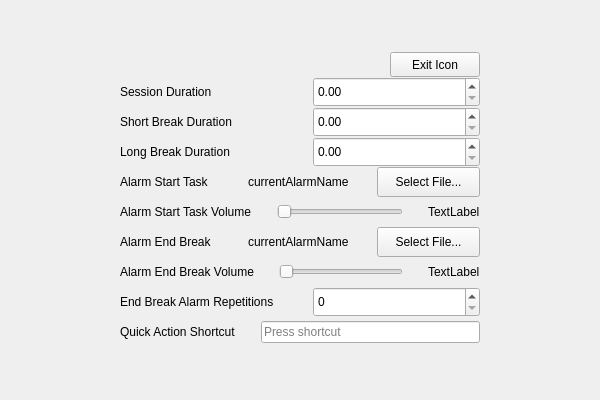
<?xml version="1.0" encoding="UTF-8"?>
<ui version="4.0">
 <class>pomopeaksettings</class>
 <widget class="QWidget" name="pomopeaksettings">
  <property name="enabled">
   <bool>true</bool>
  </property>
  <property name="geometry">
   <rect>
    <x>0</x>
    <y>0</y>
    <width>600</width>
    <height>400</height>
   </rect>
  </property>
  <property name="windowTitle">
   <string>Form</string>
  </property>
  <property name="windowOpacity">
   <double>1.000000000000000</double>
  </property>
  <layout class="QVBoxLayout" name="verticalLayout">
   <property name="spacing">
    <number>0</number>
   </property>
   <property name="leftMargin">
    <number>0</number>
   </property>
   <property name="topMargin">
    <number>0</number>
   </property>
   <property name="rightMargin">
    <number>0</number>
   </property>
   <property name="bottomMargin">
    <number>0</number>
   </property>
   <item>
    <layout class="QHBoxLayout" name="horizontalLayout" stretch="1,3,1">
     <property name="spacing">
      <number>0</number>
     </property>
     <property name="leftMargin">
      <number>0</number>
     </property>
     <property name="topMargin">
      <number>0</number>
     </property>
     <property name="rightMargin">
      <number>0</number>
     </property>
     <property name="bottomMargin">
      <number>0</number>
     </property>
     <item>
      <spacer name="horizontalSpacer">
       <property name="orientation">
        <enum>Qt::Horizontal</enum>
       </property>
       <property name="sizeHint" stdset="0">
        <size>
         <width>40</width>
         <height>20</height>
        </size>
       </property>
      </spacer>
     </item>
     <item>
      <layout class="QVBoxLayout" name="verticalLayout_3">
       <property name="spacing">
        <number>0</number>
       </property>
       <property name="leftMargin">
        <number>0</number>
       </property>
       <property name="topMargin">
        <number>0</number>
       </property>
       <property name="rightMargin">
        <number>0</number>
       </property>
       <property name="bottomMargin">
        <number>0</number>
       </property>
       <item>
        <layout class="QHBoxLayout" name="horizontalLayout_2" stretch="3,1">
         <property name="spacing">
          <number>0</number>
         </property>
         <property name="leftMargin">
          <number>0</number>
         </property>
         <property name="topMargin">
          <number>0</number>
         </property>
         <property name="rightMargin">
          <number>0</number>
         </property>
         <property name="bottomMargin">
          <number>0</number>
         </property>
         <item>
          <spacer name="horizontalSpacer_4">
           <property name="orientation">
            <enum>Qt::Horizontal</enum>
           </property>
           <property name="sizeHint" stdset="0">
            <size>
             <width>40</width>
             <height>20</height>
            </size>
           </property>
          </spacer>
         </item>
         <item>
          <widget class="QPushButton" name="pushButton">
           <property name="sizePolicy">
            <sizepolicy hsizetype="Minimum" vsizetype="Minimum">
             <horstretch>0</horstretch>
             <verstretch>0</verstretch>
            </sizepolicy>
           </property>
           <property name="minimumSize">
            <size>
             <width>0</width>
             <height>0</height>
            </size>
           </property>
           <property name="maximumSize">
            <size>
             <width>200</width>
             <height>25</height>
            </size>
           </property>
           <property name="layoutDirection">
            <enum>Qt::RightToLeft</enum>
           </property>
           <property name="text">
            <string>Exit Icon</string>
           </property>
          </widget>
         </item>
        </layout>
       </item>
       <item>
        <layout class="QVBoxLayout" name="verticalLayout_2" stretch="1,1,1,1,1,1,1,1,1">
         <property name="spacing">
          <number>0</number>
         </property>
         <property name="sizeConstraint">
          <enum>QLayout::SetDefaultConstraint</enum>
         </property>
         <property name="leftMargin">
          <number>0</number>
         </property>
         <property name="topMargin">
          <number>0</number>
         </property>
         <property name="rightMargin">
          <number>0</number>
         </property>
         <property name="bottomMargin">
          <number>0</number>
         </property>
         <item>
          <layout class="QHBoxLayout" name="sessionLayout">
           <property name="spacing">
            <number>25</number>
           </property>
           <property name="leftMargin">
            <number>0</number>
           </property>
           <property name="topMargin">
            <number>0</number>
           </property>
           <property name="rightMargin">
            <number>0</number>
           </property>
           <property name="bottomMargin">
            <number>0</number>
           </property>
           <item>
            <widget class="QLabel" name="sessionLabel">
             <property name="maximumSize">
              <size>
               <width>200</width>
               <height>30</height>
              </size>
             </property>
             <property name="text">
              <string>Session Duration</string>
             </property>
            </widget>
           </item>
           <item>
            <widget class="QDoubleSpinBox" name="sessionDoubleSpinBox">
             <property name="maximumSize">
              <size>
               <width>16777215</width>
               <height>30</height>
              </size>
             </property>
             <property name="maximum">
              <double>1000.000000000000000</double>
             </property>
            </widget>
           </item>
          </layout>
         </item>
         <item>
          <layout class="QHBoxLayout" name="shortBreakLayout">
           <property name="spacing">
            <number>25</number>
           </property>
           <property name="leftMargin">
            <number>0</number>
           </property>
           <property name="topMargin">
            <number>0</number>
           </property>
           <property name="rightMargin">
            <number>0</number>
           </property>
           <property name="bottomMargin">
            <number>0</number>
           </property>
           <item>
            <widget class="QLabel" name="shortBreakLabel">
             <property name="maximumSize">
              <size>
               <width>200</width>
               <height>30</height>
              </size>
             </property>
             <property name="text">
              <string>Short Break Duration</string>
             </property>
            </widget>
           </item>
           <item>
            <widget class="QDoubleSpinBox" name="shortBreakDoubleSpinBox">
             <property name="maximumSize">
              <size>
               <width>16777215</width>
               <height>30</height>
              </size>
             </property>
             <property name="maximum">
              <double>1000.000000000000000</double>
             </property>
            </widget>
           </item>
          </layout>
         </item>
         <item>
          <layout class="QHBoxLayout" name="longBreakLayout">
           <property name="spacing">
            <number>25</number>
           </property>
           <property name="leftMargin">
            <number>0</number>
           </property>
           <property name="topMargin">
            <number>0</number>
           </property>
           <property name="rightMargin">
            <number>0</number>
           </property>
           <property name="bottomMargin">
            <number>0</number>
           </property>
           <item>
            <widget class="QLabel" name="longBreakLabel">
             <property name="maximumSize">
              <size>
               <width>200</width>
               <height>30</height>
              </size>
             </property>
             <property name="text">
              <string>Long Break Duration</string>
             </property>
            </widget>
           </item>
           <item>
            <widget class="QDoubleSpinBox" name="longBreakDoubleSpinBox">
             <property name="maximumSize">
              <size>
               <width>16777215</width>
               <height>30</height>
              </size>
             </property>
             <property name="maximum">
              <double>1000.000000000000000</double>
             </property>
            </widget>
           </item>
          </layout>
         </item>
         <item>
          <layout class="QHBoxLayout" name="alarmStartLayout">
           <property name="spacing">
            <number>25</number>
           </property>
           <property name="leftMargin">
            <number>0</number>
           </property>
           <property name="topMargin">
            <number>0</number>
           </property>
           <property name="rightMargin">
            <number>0</number>
           </property>
           <property name="bottomMargin">
            <number>0</number>
           </property>
           <item>
            <widget class="QLabel" name="alarmStartLabel">
             <property name="maximumSize">
              <size>
               <width>200</width>
               <height>30</height>
              </size>
             </property>
             <property name="text">
              <string>Alarm Start Task</string>
             </property>
            </widget>
           </item>
           <item>
            <widget class="QLabel" name="alarmStartCurrentLabel">
             <property name="maximumSize">
              <size>
               <width>150</width>
               <height>30</height>
              </size>
             </property>
             <property name="text">
              <string>currentAlarmName</string>
             </property>
            </widget>
           </item>
           <item>
            <widget class="QPushButton" name="alarmStartSelectBtn">
             <property name="maximumSize">
              <size>
               <width>16777215</width>
               <height>30</height>
              </size>
             </property>
             <property name="text">
              <string>Select File...</string>
             </property>
            </widget>
           </item>
          </layout>
         </item>
         <item>
          <layout class="QHBoxLayout" name="alarmStartVolumeLayout">
           <property name="spacing">
            <number>25</number>
           </property>
           <property name="leftMargin">
            <number>0</number>
           </property>
           <property name="topMargin">
            <number>0</number>
           </property>
           <property name="rightMargin">
            <number>0</number>
           </property>
           <property name="bottomMargin">
            <number>0</number>
           </property>
           <item>
            <widget class="QLabel" name="alarmStartVolumeLabel">
             <property name="maximumSize">
              <size>
               <width>16777215</width>
               <height>30</height>
              </size>
             </property>
             <property name="text">
              <string>Alarm Start Task Volume</string>
             </property>
            </widget>
           </item>
           <item>
            <widget class="QSlider" name="alarmStartSlider">
             <property name="maximumSize">
              <size>
               <width>16777215</width>
               <height>30</height>
              </size>
             </property>
             <property name="maximum">
              <number>100</number>
             </property>
             <property name="orientation">
              <enum>Qt::Horizontal</enum>
             </property>
            </widget>
           </item>
           <item>
            <widget class="QLabel" name="alarmStartSliderValueLabel">
             <property name="maximumSize">
              <size>
               <width>200</width>
               <height>30</height>
              </size>
             </property>
             <property name="text">
              <string>TextLabel</string>
             </property>
            </widget>
           </item>
          </layout>
         </item>
         <item>
          <layout class="QHBoxLayout" name="alarmEndLayout">
           <property name="spacing">
            <number>25</number>
           </property>
           <property name="leftMargin">
            <number>0</number>
           </property>
           <property name="topMargin">
            <number>0</number>
           </property>
           <property name="rightMargin">
            <number>0</number>
           </property>
           <property name="bottomMargin">
            <number>0</number>
           </property>
           <item>
            <widget class="QLabel" name="alarmEndBreakLabel">
             <property name="maximumSize">
              <size>
               <width>200</width>
               <height>30</height>
              </size>
             </property>
             <property name="text">
              <string>Alarm End Break</string>
             </property>
            </widget>
           </item>
           <item>
            <widget class="QLabel" name="alarmEndBreakCurrentLabel">
             <property name="maximumSize">
              <size>
               <width>150</width>
               <height>30</height>
              </size>
             </property>
             <property name="text">
              <string>currentAlarmName</string>
             </property>
            </widget>
           </item>
           <item>
            <widget class="QPushButton" name="alarmEndBreakSelectBtn">
             <property name="maximumSize">
              <size>
               <width>16777215</width>
               <height>30</height>
              </size>
             </property>
             <property name="text">
              <string>Select File...</string>
             </property>
            </widget>
           </item>
          </layout>
         </item>
         <item>
          <layout class="QHBoxLayout" name="alarmEndVolumeLayout">
           <property name="spacing">
            <number>25</number>
           </property>
           <property name="leftMargin">
            <number>0</number>
           </property>
           <property name="topMargin">
            <number>0</number>
           </property>
           <property name="rightMargin">
            <number>0</number>
           </property>
           <property name="bottomMargin">
            <number>0</number>
           </property>
           <item>
            <widget class="QLabel" name="alarmEndBreakVolumeLabel">
             <property name="maximumSize">
              <size>
               <width>200</width>
               <height>30</height>
              </size>
             </property>
             <property name="text">
              <string>Alarm End Break Volume</string>
             </property>
            </widget>
           </item>
           <item>
            <widget class="QSlider" name="alarmEndBreakVolumeSlider">
             <property name="maximumSize">
              <size>
               <width>16777215</width>
               <height>30</height>
              </size>
             </property>
             <property name="maximum">
              <number>100</number>
             </property>
             <property name="orientation">
              <enum>Qt::Horizontal</enum>
             </property>
            </widget>
           </item>
           <item>
            <widget class="QLabel" name="alarmEndSliderValue">
             <property name="maximumSize">
              <size>
               <width>200</width>
               <height>30</height>
              </size>
             </property>
             <property name="text">
              <string>TextLabel</string>
             </property>
            </widget>
           </item>
          </layout>
         </item>
         <item>
          <layout class="QHBoxLayout" name="alarmEndBreakRepLayout" stretch="0,0">
           <property name="spacing">
            <number>25</number>
           </property>
           <property name="leftMargin">
            <number>0</number>
           </property>
           <property name="topMargin">
            <number>0</number>
           </property>
           <property name="rightMargin">
            <number>0</number>
           </property>
           <property name="bottomMargin">
            <number>0</number>
           </property>
           <item>
            <widget class="QLabel" name="alarmEndBreakRepLabel">
             <property name="maximumSize">
              <size>
               <width>200</width>
               <height>30</height>
              </size>
             </property>
             <property name="text">
              <string>End Break Alarm Repetitions</string>
             </property>
            </widget>
           </item>
           <item>
            <widget class="QSpinBox" name="alarmEndBreakRepSpinBox">
             <property name="maximumSize">
              <size>
               <width>16777215</width>
               <height>30</height>
              </size>
             </property>
            </widget>
           </item>
          </layout>
         </item>
         <item>
          <layout class="QHBoxLayout" name="quickActionBindLayout">
           <property name="spacing">
            <number>25</number>
           </property>
           <property name="leftMargin">
            <number>0</number>
           </property>
           <property name="topMargin">
            <number>0</number>
           </property>
           <property name="rightMargin">
            <number>0</number>
           </property>
           <property name="bottomMargin">
            <number>0</number>
           </property>
           <item>
            <widget class="QLabel" name="quickActionBindLabel">
             <property name="maximumSize">
              <size>
               <width>200</width>
               <height>30</height>
              </size>
             </property>
             <property name="text">
              <string>Quick Action Shortcut</string>
             </property>
            </widget>
           </item>
           <item>
            <widget class="QKeySequenceEdit" name="quickActionSequenceEdit">
             <property name="maximumSize">
              <size>
               <width>16777215</width>
               <height>30</height>
              </size>
             </property>
            </widget>
           </item>
          </layout>
         </item>
        </layout>
       </item>
      </layout>
     </item>
     <item>
      <spacer name="horizontalSpacer_2">
       <property name="orientation">
        <enum>Qt::Horizontal</enum>
       </property>
       <property name="sizeHint" stdset="0">
        <size>
         <width>40</width>
         <height>20</height>
        </size>
       </property>
      </spacer>
     </item>
    </layout>
   </item>
  </layout>
 </widget>
 <resources/>
 <connections/>
</ui>
